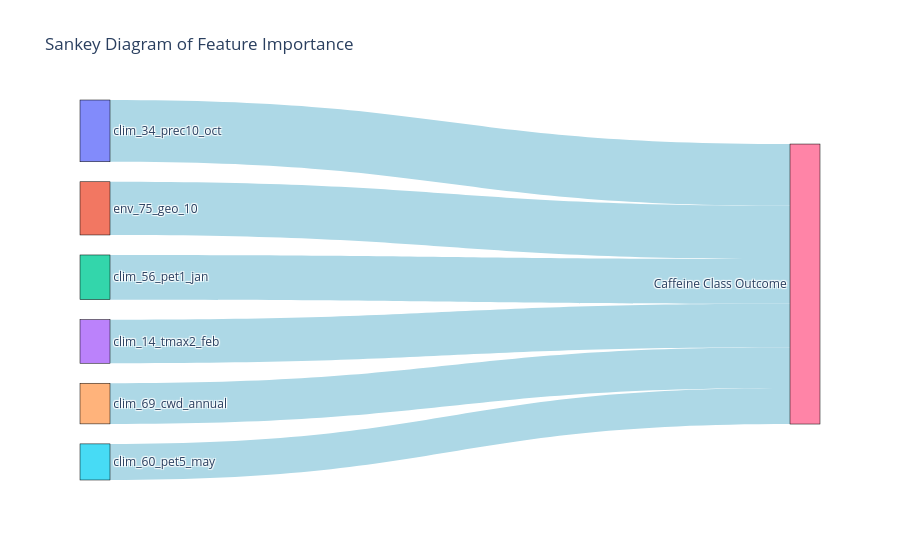

This figure's notebook cell:
### Code cell
import plotly.graph_objects as go

# Feature names and their importance values
features = ["clim_34_prec10_oct", "env_75_geo_10", "clim_56_pet1_jan", 
            "clim_14_tmax2_feb", "clim_69_cwd_annual", "clim_60_pet5_may"]
importances = [0.0354, 0.0305, 0.0256, 0.0250, 0.0233, 0.0207]

# Assigning unique indices for source and target nodes
source_indices = list(range(len(features)))  # Features on the left
target_indices = [len(features)] * len(features)  # Single outcome node

# Create the Sankey Diagram
fig = go.Figure(go.Sankey(
    node=dict(
        pad=20, thickness=30, line=dict(color="black", width=0.5),
        label=features + ["Caffeine Class Outcome"]
    ),
    link=dict(
        source=source_indices,
        target=target_indices,
        value=importances,
        color="lightblue"
    )
))

fig.update_layout(title_text="Sankey Diagram of Feature Importance", font_size=12)
fig.show()

### Figure 1 — Plotly figure (JSON) as saved in the notebook; plotly's stock layout.template omitted (floating-point values rounded to 4 significant figures)
{"data": [{"link": {"color": "lightblue", "source": [0, 1, 2, 3, 4, 5], "target": [6, 6, 6, 6, 6, 6], "value": [0.0354, 0.0305, 0.0256, 0.025, 0.0233, 0.0207]}, "node": {"label": ["clim_34_prec10_oct", "env_75_geo_10", "clim_56_pet1_jan", "clim_14_tmax2_feb", "clim_69_cwd_annual", "clim_60_pet5_may", "Caffeine Class Outcome"], "line": {"color": "black", "width": 0.5}, "pad": 20, "thickness": 30}, "type": "sankey"}], "layout": {"font": {"size": 12}, "title": {"text": "Sankey Diagram of Feature Importance"}}}
